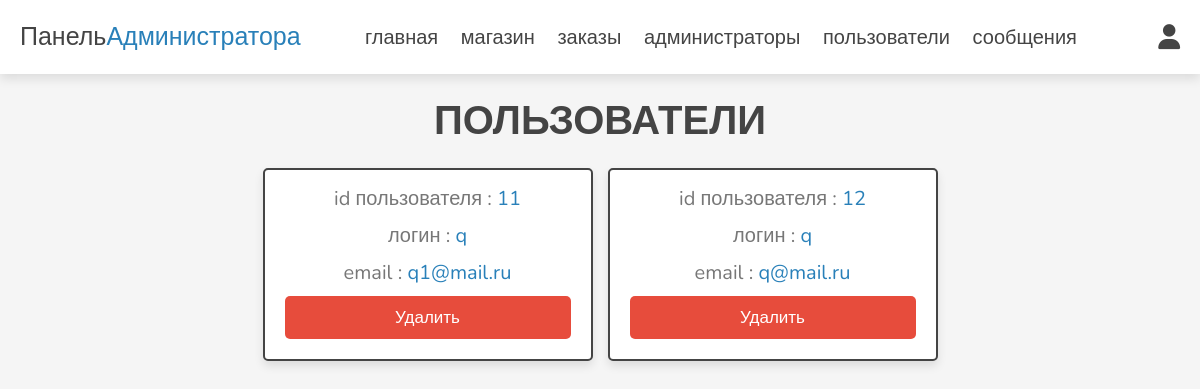
Screenshot of /admins/users_accounts.php (signed in) with the database file from the repository.
### tables this page shows
CREATE TABLE `users` (
  `id` int(100) NOT NULL,
  `name` varchar(20) NOT NULL,
  `email` varchar(50) NOT NULL,
  `password` varchar(50) NOT NULL,
  `admin` varchar(50) NOT NULL
);

### admins/users_accounts.php (the view, shortened to what this page needs)
<?php
include '../components/connect.php';
?>
<!DOCTYPE html>
<html lang="ru">
<head>
   <link rel="stylesheet" href="https://cdnjs.cloudflare.com/ajax/libs/font-awesome/6.1.1/css/all.min.css">
   <link rel="stylesheet" href="../css/admin_style.css">
</head>
<body>
<?php include '../components/admin_header.php'; ?>
<section class="accounts">
   <h1 class="heading">пользователи</h1>
   <div class="box-container">
   <?php
      $select_accounts = $conn->prepare("SELECT * FROM `users`");
      $select_accounts->execute();
      if($select_accounts->rowCount() > 0){
         while($fetch_accounts = $select_accounts->fetch(PDO::FETCH_ASSOC)){
   ?>
   <div class="box">
      <p> id пользователя : <span><?= $fetch_accounts['id']; ?></span> </p>
      <p> логин : <span><?= $fetch_accounts['name']; ?></span> </p>
      <p> email : <span><?= $fetch_accounts['email']; ?></span> </p>
      <a href="users_accounts.php?delete=<?= $fetch_accounts['id']; ?>" onclick="return confirm('Удалить этот аккаунт? Информация о нем исчезнет !')" class="delete-btn">Удалить</a>
   </div>
   <?php
         }
      }else{
         echo '<p class="empty">нет зарегистрированных пользователей!</p>';
      }
   ?>
   </div>
</section>
</body>
</html>

### css/admin_style.css (style rules this page uses)
:root { --main-color:#2980b9; --orange:#f39c12; --red:#e74c3c; --black:#444; --white:#fff; --light-color:#777; --light-bg:#f5f5f5; --border:.2rem solid var(--black); --box-shadow:0 .5rem 1rem rgba(0,0,0,.1); }
* { font-family: 'Nunito', sans-serif; margin:0; padding:0; box-sizing: border-box; outline: none; border:none; text-decoration: none; }
html { font-size: 62.5%; overflow-x: hidden; }
body { background-color: var(--light-bg); }
section { padding:2rem; max-width: 1200px; margin:0 auto; }
.heading { font-size: 4rem; color:var(--black); margin-bottom: 2rem; text-align: center; text-transform: uppercase; }
.btn, .delete-btn, .option-btn { display: block; width: 100%; margin-top: 1rem; border-radius: .5rem; padding:1rem 3rem; font-size: 1.7rem; color:var(--white); cursor: pointer; text-align: center; }
.delete-btn { background-color: var(--red); }
.accounts .box-container { display: grid; grid-template-columns: repeat(auto-fit, 33rem); gap:1.5rem; align-items: flex-start; justify-content: center; }
.accounts .box-container .box { padding:2rem; padding-top: .5rem; border-radius: .5rem; text-align: center; border:var(--border); background-color: var(--white); box-shadow: var(--box-shadow); }
.accounts .box-container .box p { font-size: 2rem; color:var(--light-color); margin: 1rem 0; }
.accounts .box-container .box p span { color:var(--main-color); }

### rows the page displays
users: id "11", name "q", email "q1@mail.ru"
users: id "12", name "q", email "q@mail.ru"
